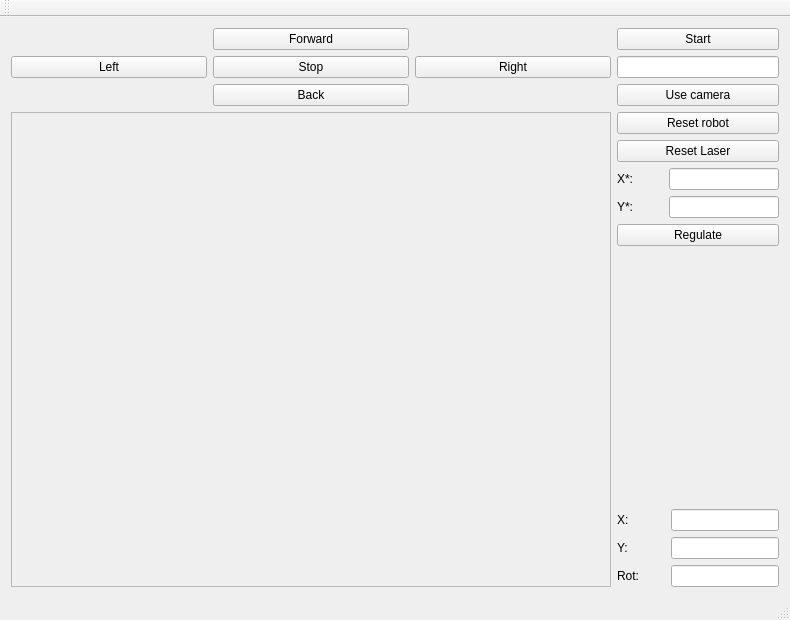
<?xml version="1.0" encoding="UTF-8"?>
<ui version="4.0">
 <class>MainWindow</class>
 <widget class="QMainWindow" name="MainWindow">
  <property name="geometry">
   <rect>
    <x>0</x>
    <y>0</y>
    <width>788</width>
    <height>620</height>
   </rect>
  </property>
  <property name="windowTitle">
   <string>MainWindow</string>
  </property>
  <widget class="QWidget" name="centralWidget">
   <layout class="QGridLayout" name="gridLayout">
    <item row="1" column="0">
     <layout class="QGridLayout" name="gridLayout_2">
      <item row="1" column="2">
       <widget class="QPushButton" name="pushButton_5">
        <property name="sizePolicy">
         <sizepolicy hsizetype="Expanding" vsizetype="Fixed">
          <horstretch>0</horstretch>
          <verstretch>0</verstretch>
         </sizepolicy>
        </property>
        <property name="text">
         <string>Right</string>
        </property>
       </widget>
      </item>
      <item row="0" column="1">
       <widget class="QPushButton" name="pushButton_2">
        <property name="sizePolicy">
         <sizepolicy hsizetype="Expanding" vsizetype="Fixed">
          <horstretch>0</horstretch>
          <verstretch>0</verstretch>
         </sizepolicy>
        </property>
        <property name="text">
         <string>Forward</string>
        </property>
       </widget>
      </item>
      <item row="1" column="0">
       <widget class="QPushButton" name="pushButton_6">
        <property name="sizePolicy">
         <sizepolicy hsizetype="Expanding" vsizetype="Fixed">
          <horstretch>0</horstretch>
          <verstretch>0</verstretch>
         </sizepolicy>
        </property>
        <property name="text">
         <string>Left</string>
        </property>
       </widget>
      </item>
      <item row="2" column="1">
       <widget class="QPushButton" name="pushButton_3">
        <property name="sizePolicy">
         <sizepolicy hsizetype="Expanding" vsizetype="Fixed">
          <horstretch>0</horstretch>
          <verstretch>0</verstretch>
         </sizepolicy>
        </property>
        <property name="text">
         <string>Back</string>
        </property>
       </widget>
      </item>
      <item row="1" column="1">
       <widget class="QPushButton" name="pushButton_4">
        <property name="sizePolicy">
         <sizepolicy hsizetype="Expanding" vsizetype="Fixed">
          <horstretch>0</horstretch>
          <verstretch>0</verstretch>
         </sizepolicy>
        </property>
        <property name="text">
         <string>Stop</string>
        </property>
       </widget>
      </item>
     </layout>
    </item>
    <item row="2" column="1">
     <layout class="QVBoxLayout" name="verticalLayout_2">
      <item>
       <widget class="QPushButton" name="pushButton_8">
        <property name="sizePolicy">
         <sizepolicy hsizetype="Fixed" vsizetype="Fixed">
          <horstretch>0</horstretch>
          <verstretch>0</verstretch>
         </sizepolicy>
        </property>
        <property name="minimumSize">
         <size>
          <width>162</width>
          <height>0</height>
         </size>
        </property>
        <property name="text">
         <string>Reset robot</string>
        </property>
       </widget>
      </item>
      <item>
       <widget class="QPushButton" name="pushButton_7">
        <property name="sizePolicy">
         <sizepolicy hsizetype="Fixed" vsizetype="Fixed">
          <horstretch>0</horstretch>
          <verstretch>0</verstretch>
         </sizepolicy>
        </property>
        <property name="minimumSize">
         <size>
          <width>162</width>
          <height>0</height>
         </size>
        </property>
        <property name="text">
         <string>Reset Laser</string>
        </property>
       </widget>
      </item>
      <item>
       <layout class="QGridLayout" name="gridLayout_4">
        <item row="1" column="0">
         <widget class="QLabel" name="label_4">
          <property name="text">
           <string>Y*:</string>
          </property>
         </widget>
        </item>
        <item row="0" column="0">
         <widget class="QLabel" name="label_6">
          <property name="text">
           <string>X*:         </string>
          </property>
         </widget>
        </item>
        <item row="0" column="1">
         <widget class="QLineEdit" name="lineEdit_5"/>
        </item>
        <item row="1" column="1">
         <widget class="QLineEdit" name="lineEdit_6"/>
        </item>
       </layout>
      </item>
      <item>
       <widget class="QPushButton" name="RegulateButton">
        <property name="text">
         <string>Regulate</string>
        </property>
       </widget>
      </item>
      <item>
       <spacer name="verticalSpacer">
        <property name="orientation">
         <enum>Qt::Vertical</enum>
        </property>
        <property name="sizeHint" stdset="0">
         <size>
          <width>20</width>
          <height>20</height>
         </size>
        </property>
       </spacer>
      </item>
      <item>
       <layout class="QGridLayout" name="gridLayout_3">
        <item row="1" column="0">
         <widget class="QLabel" name="label_2">
          <property name="text">
           <string>Y:</string>
          </property>
         </widget>
        </item>
        <item row="0" column="1">
         <widget class="QLineEdit" name="lineEdit_2">
          <property name="sizePolicy">
           <sizepolicy hsizetype="Fixed" vsizetype="Fixed">
            <horstretch>0</horstretch>
            <verstretch>0</verstretch>
           </sizepolicy>
          </property>
          <property name="focusPolicy">
           <enum>Qt::NoFocus</enum>
          </property>
          <property name="readOnly">
           <bool>true</bool>
          </property>
         </widget>
        </item>
        <item row="2" column="0">
         <widget class="QLabel" name="label_3">
          <property name="text">
           <string>Rot:</string>
          </property>
         </widget>
        </item>
        <item row="0" column="0">
         <widget class="QLabel" name="label">
          <property name="text">
           <string>X:</string>
          </property>
         </widget>
        </item>
        <item row="1" column="1">
         <widget class="QLineEdit" name="lineEdit_3">
          <property name="sizePolicy">
           <sizepolicy hsizetype="Fixed" vsizetype="Fixed">
            <horstretch>0</horstretch>
            <verstretch>0</verstretch>
           </sizepolicy>
          </property>
          <property name="focusPolicy">
           <enum>Qt::NoFocus</enum>
          </property>
          <property name="readOnly">
           <bool>true</bool>
          </property>
         </widget>
        </item>
        <item row="2" column="1">
         <widget class="QLineEdit" name="lineEdit_4">
          <property name="sizePolicy">
           <sizepolicy hsizetype="Fixed" vsizetype="Fixed">
            <horstretch>0</horstretch>
            <verstretch>0</verstretch>
           </sizepolicy>
          </property>
          <property name="focusPolicy">
           <enum>Qt::NoFocus</enum>
          </property>
          <property name="readOnly">
           <bool>true</bool>
          </property>
         </widget>
        </item>
       </layout>
      </item>
     </layout>
    </item>
    <item row="1" column="1">
     <layout class="QVBoxLayout" name="verticalLayout">
      <item>
       <widget class="QPushButton" name="pushButton_9">
        <property name="sizePolicy">
         <sizepolicy hsizetype="Fixed" vsizetype="Fixed">
          <horstretch>0</horstretch>
          <verstretch>0</verstretch>
         </sizepolicy>
        </property>
        <property name="minimumSize">
         <size>
          <width>162</width>
          <height>0</height>
         </size>
        </property>
        <property name="text">
         <string>Start</string>
        </property>
       </widget>
      </item>
      <item>
       <widget class="QLineEdit" name="lineEdit">
        <property name="sizePolicy">
         <sizepolicy hsizetype="Fixed" vsizetype="Fixed">
          <horstretch>0</horstretch>
          <verstretch>0</verstretch>
         </sizepolicy>
        </property>
        <property name="minimumSize">
         <size>
          <width>162</width>
          <height>0</height>
         </size>
        </property>
       </widget>
      </item>
      <item>
       <widget class="QPushButton" name="pushButton">
        <property name="sizePolicy">
         <sizepolicy hsizetype="Fixed" vsizetype="Fixed">
          <horstretch>0</horstretch>
          <verstretch>0</verstretch>
         </sizepolicy>
        </property>
        <property name="minimumSize">
         <size>
          <width>162</width>
          <height>0</height>
         </size>
        </property>
        <property name="text">
         <string>Use camera</string>
        </property>
       </widget>
      </item>
     </layout>
    </item>
    <item row="2" column="0">
     <widget class="QFrame" name="frame">
      <property name="sizePolicy">
       <sizepolicy hsizetype="MinimumExpanding" vsizetype="Expanding">
        <horstretch>0</horstretch>
        <verstretch>0</verstretch>
       </sizepolicy>
      </property>
      <property name="minimumSize">
       <size>
        <width>600</width>
        <height>450</height>
       </size>
      </property>
      <property name="frameShape">
       <enum>QFrame::StyledPanel</enum>
      </property>
      <property name="frameShadow">
       <enum>QFrame::Raised</enum>
      </property>
     </widget>
    </item>
   </layout>
  </widget>
  <widget class="QMenuBar" name="menuBar">
   <property name="geometry">
    <rect>
     <x>0</x>
     <y>0</y>
     <width>788</width>
     <height>21</height>
    </rect>
   </property>
  </widget>
  <widget class="QToolBar" name="mainToolBar">
   <attribute name="toolBarArea">
    <enum>TopToolBarArea</enum>
   </attribute>
   <attribute name="toolBarBreak">
    <bool>false</bool>
   </attribute>
  </widget>
  <widget class="QStatusBar" name="statusBar"/>
 </widget>
 <layoutdefault spacing="6" margin="11"/>
 <resources/>
 <connections/>
</ui>
